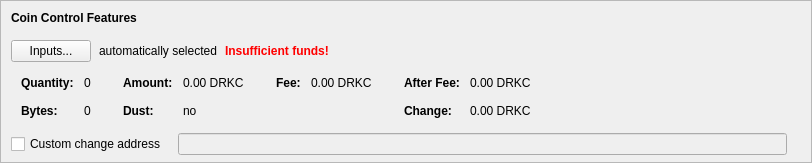
    <widget class="QFrame" name="frameCoinControl">
     <property name="sizePolicy">
      <sizepolicy hsizetype="Expanding" vsizetype="Expanding">
       <horstretch>0</horstretch>
       <verstretch>0</verstretch>
      </sizepolicy>
     </property>
     <property name="maximumSize">
      <size>
       <width>16777215</width>
       <height>16777215</height>
      </size>
     </property>
     <property name="frameShape">
      <enum>QFrame::StyledPanel</enum>
     </property>
     <property name="frameShadow">
      <enum>QFrame::Sunken</enum>
     </property>
     <layout class="QVBoxLayout" name="verticalLayoutCoinControl2">
      <property name="spacing">
       <number>0</number>
      </property>
      <property name="leftMargin">
       <number>0</number>
      </property>
      <property name="topMargin">
       <number>0</number>
      </property>
      <property name="rightMargin">
       <number>0</number>
      </property>
      <property name="bottomMargin">
       <number>6</number>
      </property>
      <item>
       <layout class="QVBoxLayout" name="verticalLayoutCoinControl" stretch="0,0,0,0,1">
        <property name="spacing">
         <number>0</number>
        </property>
        <property name="leftMargin">
         <number>10</number>
        </property>
        <property name="topMargin">
         <number>10</number>
        </property>
        <item>
         <layout class="QHBoxLayout" name="horizontalLayoutCoinControl1">
          <property name="bottomMargin">
           <number>15</number>
          </property>
          <item>
           <widget class="QLabel" name="labelCoinControlFeatures">
            <property name="sizePolicy">
             <sizepolicy hsizetype="Preferred" vsizetype="Maximum">
              <horstretch>0</horstretch>
              <verstretch>0</verstretch>
             </sizepolicy>
            </property>
            <property name="font">
             <font>
              <weight>75</weight>
              <bold>true</bold>
             </font>
            </property>
            <property name="styleSheet">
             <string notr="true">font-weight:bold;</string>
            </property>
            <property name="text">
             <string>Coin Control Features</string>
            </property>
           </widget>
          </item>
         </layout>
        </item>
        <item>
         <layout class="QHBoxLayout" name="horizontalLayoutCoinControl2" stretch="0,0,0,0">
          <property name="spacing">
           <number>8</number>
          </property>
          <property name="bottomMargin">
           <number>10</number>
          </property>
          <item>
           <widget class="QPushButton" name="pushButtonCoinControl">
            <property name="styleSheet">
             <string notr="true"/>
            </property>
            <property name="text">
             <string>Inputs...</string>
            </property>
            <property name="autoDefault">
             <bool>false</bool>
            </property>
           </widget>
          </item>
          <item>
           <widget class="QLabel" name="labelCoinControlAutomaticallySelected">
            <property name="text">
             <string>automatically selected</string>
            </property>
            <property name="margin">
             <number>5</number>
            </property>
           </widget>
          </item>
          <item>
           <widget class="QLabel" name="labelCoinControlInsuffFunds">
            <property name="font">
             <font>
              <weight>75</weight>
              <bold>true</bold>
             </font>
            </property>
            <property name="styleSheet">
             <string notr="true">color:red;font-weight:bold;</string>
            </property>
            <property name="text">
             <string>Insufficient funds!</string>
            </property>
            <property name="margin">
             <number>5</number>
            </property>
           </widget>
          </item>
          <item>
           <spacer name="horizontalSpacerCoinControl">
            <property name="orientation">
             <enum>Qt::Horizontal</enum>
            </property>
            <property name="sizeHint" stdset="0">
             <size>
              <width>40</width>
              <height>1</height>
             </size>
            </property>
           </spacer>
          </item>
         </layout>
        </item>
        <item>
         <widget class="QWidget" name="widgetCoinControl" native="true">
          <property name="sizePolicy">
           <sizepolicy hsizetype="Preferred" vsizetype="Preferred">
            <horstretch>0</horstretch>
            <verstretch>0</verstretch>
           </sizepolicy>
          </property>
          <property name="minimumSize">
           <size>
            <width>0</width>
            <height>0</height>
           </size>
          </property>
          <property name="styleSheet">
           <string notr="true"/>
          </property>
          <layout class="QHBoxLayout" name="horizontalLayoutCoinControl5">
           <property name="leftMargin">
            <number>0</number>
           </property>
           <property name="topMargin">
            <number>0</number>
           </property>
           <property name="rightMargin">
            <number>0</number>
           </property>
           <property name="bottomMargin">
            <number>0</number>
           </property>
           <item>
            <layout class="QHBoxLayout" name="horizontalLayoutCoinControl3" stretch="0,0,0,1">
             <property name="spacing">
              <number>20</number>
             </property>
             <property name="topMargin">
              <number>0</number>
             </property>
             <property name="bottomMargin">
              <number>10</number>
             </property>
             <item>
              <layout class="QFormLayout" name="formLayoutCoinControl1">
               <property name="horizontalSpacing">
                <number>10</number>
               </property>
               <property name="verticalSpacing">
                <number>14</number>
               </property>
               <property name="leftMargin">
                <number>10</number>
               </property>
               <property name="topMargin">
                <number>4</number>
               </property>
               <property name="rightMargin">
                <number>6</number>
               </property>
               <item row="0" column="0">
                <widget class="QLabel" name="labelCoinControlQuantityText">
                 <property name="font">
                  <font>
                   <weight>75</weight>
                   <bold>true</bold>
                  </font>
                 </property>
                 <property name="text">
                  <string>Quantity:</string>
                 </property>
                 <property name="margin">
                  <number>0</number>
                 </property>
                </widget>
               </item>
               <item row="0" column="1">
                <widget class="QLabel" name="labelCoinControlQuantity">
                 <property name="cursor">
                  <cursorShape>IBeamCursor</cursorShape>
                 </property>
                 <property name="contextMenuPolicy">
                  <enum>Qt::ActionsContextMenu</enum>
                 </property>
                 <property name="text">
                  <string notr="true">0</string>
                 </property>
                 <property name="margin">
                  <number>0</number>
                 </property>
                 <property name="textInteractionFlags">
                  <set>Qt::LinksAccessibleByMouse|Qt::TextSelectableByKeyboard|Qt::TextSelectableByMouse</set>
                 </property>
                </widget>
               </item>
               <item row="1" column="0">
                <widget class="QLabel" name="labelCoinControlBytesText">
                 <property name="font">
                  <font>
                   <weight>75</weight>
                   <bold>true</bold>
                  </font>
                 </property>
                 <property name="text">
                  <string>Bytes:</string>
                 </property>
                </widget>
               </item>
               <item row="1" column="1">
                <widget class="QLabel" name="labelCoinControlBytes">
                 <property name="cursor">
                  <cursorShape>IBeamCursor</cursorShape>
                 </property>
                 <property name="contextMenuPolicy">
                  <enum>Qt::ActionsContextMenu</enum>
                 </property>
                 <property name="text">
                  <string notr="true">0</string>
                 </property>
                 <property name="textInteractionFlags">
                  <set>Qt::LinksAccessibleByMouse|Qt::TextSelectableByKeyboard|Qt::TextSelectableByMouse</set>
                 </property>
                </widget>
               </item>
              </layout>
             </item>
             <item>
              <layout class="QFormLayout" name="formLayoutCoinControl2">
               <property name="horizontalSpacing">
                <number>10</number>
               </property>
               <property name="verticalSpacing">
                <number>14</number>
               </property>
               <property name="leftMargin">
                <number>6</number>
               </property>
               <property name="topMargin">
                <number>4</number>
               </property>
               <property name="rightMargin">
                <number>6</number>
               </property>
               <item row="0" column="0">
                <widget class="QLabel" name="labelCoinControlAmountText">
                 <property name="font">
                  <font>
                   <weight>75</weight>
                   <bold>true</bold>
                  </font>
                 </property>
                 <property name="text">
                  <string>Amount:</string>
                 </property>
                 <property name="margin">
                  <number>0</number>
                 </property>
                </widget>
               </item>
               <item row="0" column="1">
                <widget class="QLabel" name="labelCoinControlAmount">
                 <property name="cursor">
                  <cursorShape>IBeamCursor</cursorShape>
                 </property>
                 <property name="contextMenuPolicy">
                  <enum>Qt::ActionsContextMenu</enum>
                 </property>
                 <property name="text">
                  <string notr="true">0.00 DRKC</string>
                 </property>
                 <property name="textInteractionFlags">
                  <set>Qt::LinksAccessibleByMouse|Qt::TextSelectableByKeyboard|Qt::TextSelectableByMouse</set>
                 </property>
                </widget>
               </item>
               <item row="1" column="0">
                <widget class="QLabel" name="labelCoinControlLowOutputText">
                 <property name="font">
                  <font>
                   <weight>75</weight>
                   <bold>true</bold>
                  </font>
                 </property>
                 <property name="text">
                  <string>Dust:</string>
                 </property>
                </widget>
               </item>
               <item row="1" column="1">
                <widget class="QLabel" name="labelCoinControlLowOutput">
                 <property name="cursor">
                  <cursorShape>IBeamCursor</cursorShape>
                 </property>
                 <property name="contextMenuPolicy">
                  <enum>Qt::ActionsContextMenu</enum>
                 </property>
                 <property name="text">
                  <string notr="true">no</string>
                 </property>
                 <property name="textInteractionFlags">
                  <set>Qt::LinksAccessibleByMouse|Qt::TextSelectableByKeyboard|Qt::TextSelectableByMouse</set>
                 </property>
                </widget>
               </item>
              </layout>
             </item>
             <item>
              <layout class="QFormLayout" name="formLayoutCoinControl3">
               <property name="horizontalSpacing">
                <number>10</number>
               </property>
               <property name="verticalSpacing">
                <number>14</number>
               </property>
               <property name="leftMargin">
                <number>6</number>
               </property>
               <property name="topMargin">
                <number>4</number>
               </property>
               <property name="rightMargin">
                <number>6</number>
               </property>
               <item row="0" column="0">
                <widget class="QLabel" name="labelCoinControlFeeText">
                 <property name="font">
                  <font>
                   <weight>75</weight>
                   <bold>true</bold>
                  </font>
                 </property>
                 <property name="text">
                  <string>Fee:</string>
                 </property>
                 <property name="margin">
                  <number>0</number>
                 </property>
                </widget>
               </item>
               <item row="0" column="1">
                <widget class="QLabel" name="labelCoinControlFee">
                 <property name="cursor">
                  <cursorShape>IBeamCursor</cursorShape>
                 </property>
                 <property name="contextMenuPolicy">
                  <enum>Qt::ActionsContextMenu</enum>
                 </property>
                 <property name="text">
                  <string notr="true">0.00 DRKC</string>
                 </property>
                 <property name="textInteractionFlags">
                  <set>Qt::LinksAccessibleByMouse|Qt::TextSelectableByKeyboard|Qt::TextSelectableByMouse</set>
                 </property>
                </widget>
               </item>
              </layout>
             </item>
             <item>
              <layout class="QFormLayout" name="formLayoutCoinControl4">
               <property name="horizontalSpacing">
                <number>10</number>
               </property>
               <property name="verticalSpacing">
                <number>14</number>
               </property>
               <property name="leftMargin">
                <number>6</number>
               </property>
               <property name="topMargin">
                <number>4</number>
               </property>
               <property name="rightMargin">
                <number>6</number>
               </property>
               <item row="0" column="0">
                <widget class="QLabel" name="labelCoinControlAfterFeeText">
                 <property name="font">
                  <font>
                   <weight>75</weight>
                   <bold>true</bold>
                  </font>
                 </property>
                 <property name="text">
                  <string>After Fee:</string>
                 </property>
                 <property name="margin">
                  <number>0</number>
                 </property>
                </widget>
               </item>
               <item row="0" column="1">
                <widget class="QLabel" name="labelCoinControlAfterFee">
                 <property name="cursor">
                  <cursorShape>IBeamCursor</cursorShape>
                 </property>
                 <property name="contextMenuPolicy">
                  <enum>Qt::ActionsContextMenu</enum>
                 </property>
                 <property name="text">
                  <string notr="true">0.00 DRKC</string>
                 </property>
                 <property name="textInteractionFlags">
                  <set>Qt::LinksAccessibleByMouse|Qt::TextSelectableByKeyboard|Qt::TextSelectableByMouse</set>
                 </property>
                </widget>
               </item>
               <item row="1" column="0">
                <widget class="QLabel" name="labelCoinControlChangeText">
                 <property name="font">
                  <font>
                   <weight>75</weight>
                   <bold>true</bold>
                  </font>
                 </property>
                 <property name="text">
                  <string>Change:</string>
                 </property>
                </widget>
               </item>
               <item row="1" column="1">
                <widget class="QLabel" name="labelCoinControlChange">
                 <property name="cursor">
                  <cursorShape>IBeamCursor</cursorShape>
                 </property>
                 <property name="contextMenuPolicy">
                  <enum>Qt::ActionsContextMenu</enum>
                 </property>
                 <property name="text">
                  <string notr="true">0.00 DRKC</string>
                 </property>
                 <property name="textInteractionFlags">
                  <set>Qt::LinksAccessibleByMouse|Qt::TextSelectableByKeyboard|Qt::TextSelectableByMouse</set>
                 </property>
                </widget>
               </item>
              </layout>
             </item>
            </layout>
           </item>
          </layout>
         </widget>
        </item>
        <item>
         <layout class="QHBoxLayout" name="horizontalLayoutCoinControl4" stretch="0,0,0">
          <property name="spacing">
           <number>12</number>
          </property>
          <property name="sizeConstraint">
           <enum>QLayout::SetDefaultConstraint</enum>
          </property>
          <property name="topMargin">
           <number>5</number>
          </property>
          <property name="rightMargin">
           <number>5</number>
          </property>
          <item>
           <widget class="QCheckBox" name="checkBoxCoinControlChange">
            <property name="toolTip">
             <string>If this is activated, but the change address is empty or invalid, change will be sent to a newly generated address.</string>
            </property>
            <property name="text">
             <string>Custom change address</string>
            </property>
           </widget>
          </item>
          <item>
           <widget class="QValidatedLineEdit" name="lineEditCoinControlChange">
            <property name="enabled">
             <bool>false</bool>
            </property>
            <property name="sizePolicy">
             <sizepolicy hsizetype="Expanding" vsizetype="Fixed">
              <horstretch>0</horstretch>
              <verstretch>0</verstretch>
             </sizepolicy>
            </property>
           </widget>
          </item>
          <item>
           <widget class="QLabel" name="labelCoinControlChangeLabel">
            <property name="sizePolicy">
             <sizepolicy hsizetype="Preferred" vsizetype="Expanding">
              <horstretch>0</horstretch>
              <verstretch>0</verstretch>
             </sizepolicy>
            </property>
            <property name="minimumSize">
             <size>
              <width>0</width>
              <height>0</height>
             </size>
            </property>
            <property name="text">
             <string/>
            </property>
            <property name="margin">
             <number>3</number>
            </property>
           </widget>
          </item>
         </layout>
        </item>
        <item>
         <spacer name="verticalSpacerCoinControl">
          <property name="orientation">
           <enum>Qt::Vertical</enum>
          </property>
          <property name="sizeHint" stdset="0">
           <size>
            <width>800</width>
            <height>1</height>
           </size>
          </property>
         </spacer>
        </item>
       </layout>
      </item>
     </layout>
    </widget>
